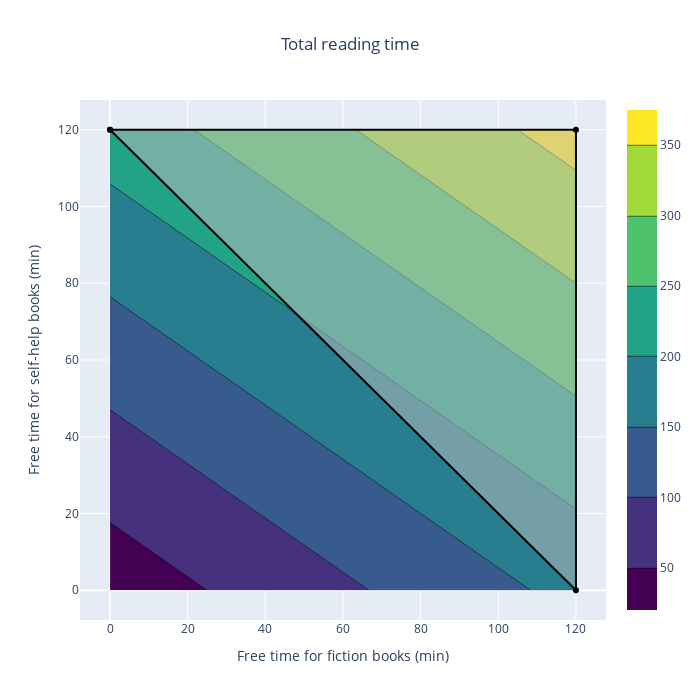

Write notebook code for a chart like this one.
### Markdown cell above
# Explore the whole space of reading times

### Code cell
max_free_time = 120
sampling_step = 10
divide_by_sd = False

# Generate budgets for Spanish and English marketing below max_budget
x = np.arange(0, max_free_time + sampling_step, step=sampling_step)
y = np.arange(0, max_free_time + sampling_step, step=sampling_step)
z = np.empty(shape=(x.shape[0], x.shape[0]))
z.shape

for i, time_fiction in enumerate(x):
    for j, time_help in enumerate(y):
        if divide_by_sd:
            z[j, i] = gp.compute_expected_sum(time_fiction, time_help, add_sharpe=True)[1]
        else:
            z[j, i] = gp.compute_expected_sum(time_fiction, time_help, add_sharpe=False)

# Plot
# Plot contour
fig = go.Figure(
    data=go.Contour(
        x = x,
        y = y,
        z = z,
        colorscale = 'Viridis'
    )
)
# Darken out-of-budget area
fig.add_trace(go.Scatter(
    x=[0, max_free_time, max_free_time, 0], 
    y=[max_free_time, max_free_time, 0, max_free_time],
    fill='toself', 
    fillcolor='rgba(192, 192, 192, 0.5)',
    line_color='black',
    hoveron = 'points+fills',
    text="Out of budget",
    hoverinfo = 'text'
))    
# Format graph
title = "Total reading time"
if divide_by_sd:
    title = "Sharpe ratio of total reading tile"

fig.update_layout(
    autosize=False,
    width=700,
    height=700,
    xaxis={'title': 'Free time for fiction books (min)'},
    yaxis={'title': 'Free time for self-help books (min)'},
    title=title,
    title_x=0.5,
)
fig.show()

### Figure 1 — Plotly figure (JSON) as saved in the notebook; plotly's stock layout.template omitted (floating-point values rounded to 4 significant figures; data arrays with more than 128 entries replaced by an {"elided": "..."} marker saying what was removed)
{"data": [{"colorscale": [[0, "#440154"], [0.1111, "#482878"], [0.2222, "#3e4989"], [0.3333, "#31688e"], [0.4444, "#26828e"], [0.5556, "#1f9e89"], [0.6667, "#35b779"], [0.7778, "#6ece58"], [0.8889, "#b5de2b"], [1, "#fde725"]], "type": "contour", "x": [0, 10, 20, 30, 40, 50, 60, 70, 80, 90, 100, 110, 120], "y": [0, 10, 20, 30, 40, 50, 60, 70, 80, 90, 100, 110, 120], "z": {"elided": "13x13 int values"}}, {"fill": "toself", "fillcolor": "rgba(192, 192, 192, 0.5)", "hoverinfo": "text", "hoveron": "points+fills", "line": {"color": "black"}, "text": "Out of budget", "type": "scatter", "x": [0, 120, 120, 0], "y": [120, 120, 0, 120]}], "layout": {"autosize": false, "height": 700, "title": {"text": "Total reading time", "x": 0.5}, "width": 700, "xaxis": {"title": {"text": "Free time for fiction books (min)"}}, "yaxis": {"title": {"text": "Free time for self-help books (min)"}}}}
